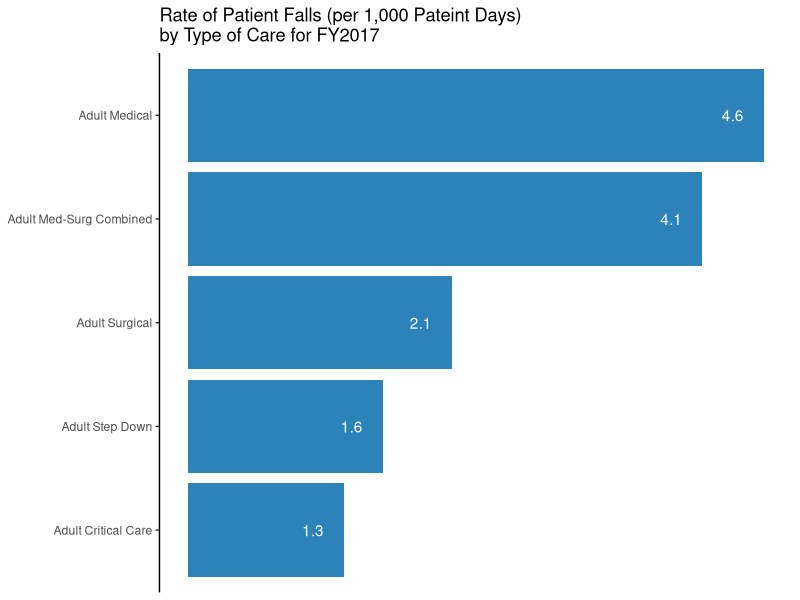
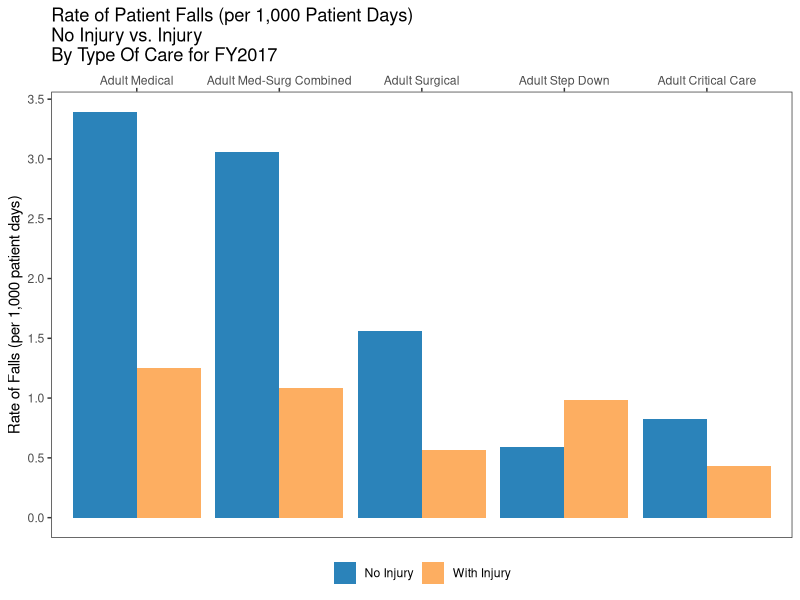
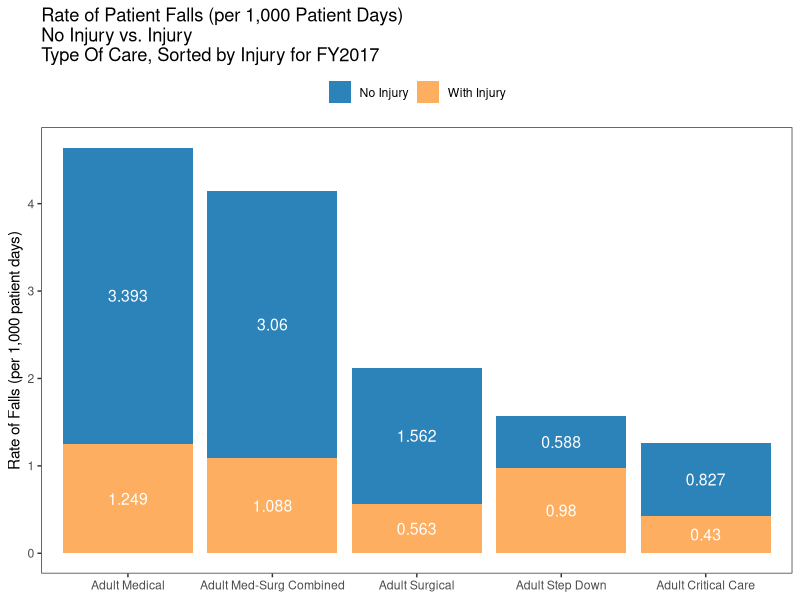

Reproduce these figures in R, in order.
## ---- chunk 1
knitr::opts_chunk$set(echo = TRUE, warning = FALSE, message = FALSE)
## ---- chunk 2
library(readxl)
library(tidyr)
library(magrittr)
library(ggplot2)
library(stringr)
library(dplyr)
## ---- chunk 3
ds <- read_excel(
    path   = "../../data_public/Tableau 10 Training Practice Data.xlsx" 
    ,sheet = "02 - Patient Falls-Single Hosp"
    )
## ---- chunk 4
#should make reusable forumla at later time
names(ds) <- tolower(names(ds))
names(ds) <- str_replace_all(names(ds)," ", "_")

## ---- chunk 5
ds1 <- ds %>% 
  gather("patient_falls_no_injury_rate" , "patient_falls_with_injury_rate"
         ,key   = "injury" 
         ,value = "rate" ) %>% 
  mutate(injury = (injury == "patient_falls_with_injury_rate"))
         
## ---- chunk 6
b1 <- ds %>% 
  ggplot(mapping = aes(x = reorder(type_of_care,total_patient_falls_rate ) , y = total_patient_falls_rate)) +
  geom_col(fill = "#2b83ba") + 
  coord_flip() +
  scale_y_continuous(breaks = NULL) +
  theme(axis.ticks = element_blank()) +
  labs(title = "Rate of Patient Falls (per 1,000 Pateint Days)\nby Type of Care for FY2017"
      ,x     = NULL
      ,y     = NULL
      ) +
  theme_classic() +
  geom_text(aes(label = format(total_patient_falls_rate, digits = 2)), nudge_y = -.25, color = "white")
  
b1
## ---- chunk 7

b2 <- ds1 %>% 
  ggplot(mapping = aes(x = reorder(type_of_care, -rate), y = rate, fill = injury)) +
  geom_col(position = "dodge") +
  scale_x_discrete(position = "top") +
  labs(title = "Rate of Patient Falls (per 1,000 Patient Days)\nNo Injury vs. Injury\nBy Type Of Care for FY2017"
       ,x    = NULL
       ,y    = "Rate of Falls (per 1,000 patient days)"
       ,fill = NULL) +
  theme_bw() +
  theme(legend.position   = "bottom"
        ,panel.grid.major = element_blank()
        ,panel.grid.minor = element_blank()
        ) +
  scale_fill_manual(values  = c("#2b83ba","#fdae61")
                    ,labels = c("No Injury", "With Injury")
                    ) +
  scale_y_continuous(breaks = seq(0,4,0.5))

b2




#"Rate of Patient Falls (per 1,000 Patient Days)\nNo Injury vs. Injury\nBy Type Of Care for FY2017"
## ---- chunk 8

b3 <- ds1 %>% 
  ggplot(mapping = aes(x = reorder(type_of_care, -rate), y = rate, fill = injury, label = rate)) +
  geom_col()+
  labs(title = "Rate of Patient Falls (per 1,000 Patient Days)\nNo Injury vs. Injury\nType Of Care, Sorted by Injury for FY2017"
       ,x = NULL
       ,y = "Rate of Falls (per 1,000 patient days)"
       ,fill = NULL) +
  theme_bw() +
  theme(legend.position = "top"
        ,panel.grid.major = element_blank()
        ,panel.grid.minor = element_blank()) +
  scale_fill_manual(values = c("#2b83ba","#fdae61"), labels = c("No Injury", "With Injury")) +
  geom_text(size = 4, position = position_stack(vjust = 0.5), color = 'white')

b3

